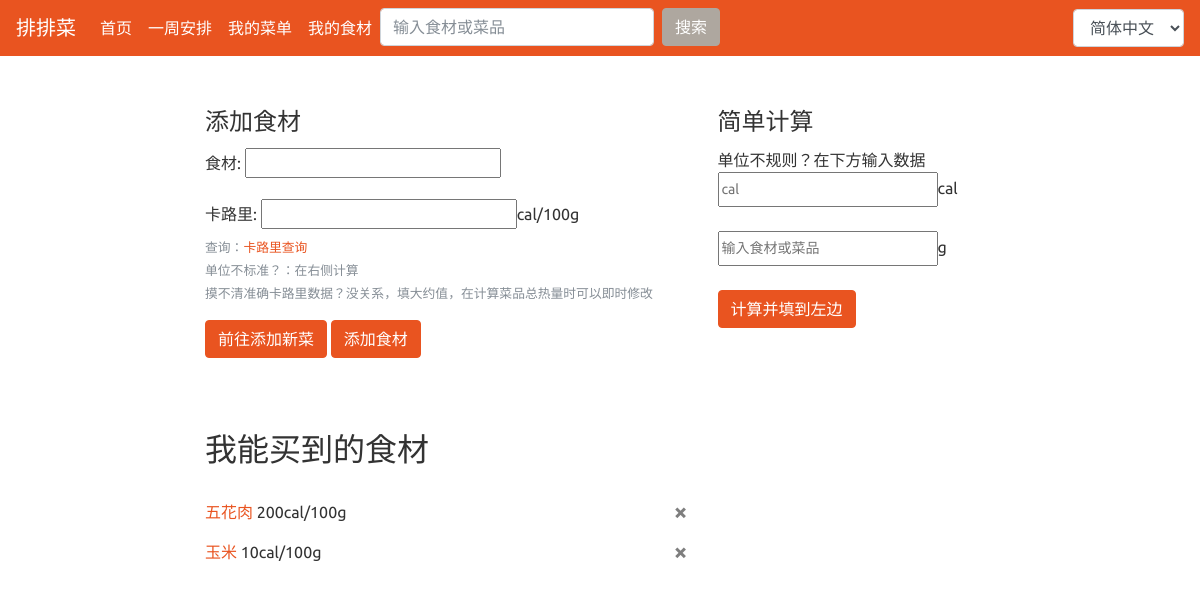
Screenshot of /ingredient/ (signed in) with the database file from the repository.
### AutoGener/models.py (models this page shows, shortened)
class CanGet(models.Model):
    userid = models.IntegerField()
    name = models.CharField(max_length=10)
    cal = models.PositiveIntegerField()

### AutoGener/views.py (the view, shortened to what this page needs)
# urls.py: path('ingredient/', views.get_ingredient, name='ingredient')
@login_required
def get_ingredient(request):
    form = IngredientForm(auto_id="ingre_%s")
    ingredientlist = CanGet.objects.filter(userid=request.user.id)
    duplicate = ''
    context = {'ingredientlist': ingredientlist, 'form': form, 'duplicate': duplicate}
    return render(request, 'AutoGener/ingredientform.html', context)

### AutoGener/forms.py
class IngredientForm(forms.ModelForm):
    name = forms.CharField(max_length=10)
    cal = forms.NumberInput()
    class Meta:
        model = CanGet
        fields = ['name', 'cal']
        labels = {
            'name': '食材'
        }

### templates/AutoGener/ingredientform.html (shortened to what this page needs)
{% extends 'base.html' %}
{% load i18n %}
{% block main %}
<div class = "dishBlock">
  <form action="/ingredient/" method="post">
    <fieldset>
      <legend>{% trans "添加食材" %}</legend>
      <div class="form-group">
        <label for="exampleInputPassword1">{% trans "食材" %}:</label>
        {{ form.name }}
      </div>
      <div class="form-group">
        <label for="exampleInputPassword1">{% trans "卡路里" %}:</label>
        {{ form.cal }}cal/100g
        <small id="fileHelp" class="form-text text-muted">
          {% trans "查询" %}：<a href="http://www.boohee.com/food/" target="_blank">{% trans "卡路里查询" %}</a>
        </small>
        <small id="fileHelp" class="form-text text-muted">{% trans "单位不标准？：在右侧计算" %}</small>
        <small id="fileHelp" class="form-text text-muted">
          {% trans "摸不清准确卡路里数据？没关系，填大约值，在计算菜品总热量时可以即时修改" %}
        </small>
      </div>
      <a class="btn btn-primary" target="_blank" href="{% url 'AutoGener:dish' %}" >{% trans "前往添加新菜" %}</a>
      <button type="submit" class="btn btn-primary">{% trans "添加食材" %}</button>
    </fieldset>
  </form>
</div>
<br>
<br>
<br>
<div>
  <div>
  <h2>{% trans "我能买到的食材" %}</h2>
  <br>
  {% for ingre in ingredientlist %}
        <p> <a href="{% url 'AutoGener:dish_detail' ingre.name %}">{{ ingre.name }}</a> {{ ingre.cal }}cal/100g
          <a class="close" href="{% url 'AutoGener:ingre_delete' ingre.name %}" >&times;</a>
        </p>
  {% empty %}
    <div><p>{% trans "还没有食材哦" %}！</p></div>
  {% endfor %}
    </div>
</div>
{% endblock %}
{% block side %}
  <div>
  <legend>{% trans "简单计算" %}</legend>
    <p>{% trans "单位不规则？在下方输入数据" %}
    <br>
    <input id="calo" class="col-form-label col-form-label-sm" placeholder="cal" />cal
    <br>
    <br>
    <input id="weight" class="col-form-label col-form-label-sm" placeholder="{% trans '输入食材或菜品' %}" />g
    <br>
    <br>
    <button class="btn btn-primary" id="calculate" >{% trans "计算并填到左边" %}</button>
  </div>
{% endblock %}

### rows the page displays
CanGet: name "五花肉", cal "200"
CanGet: name "玉米", cal "10"

### other values shown
form field language "简体中文"
